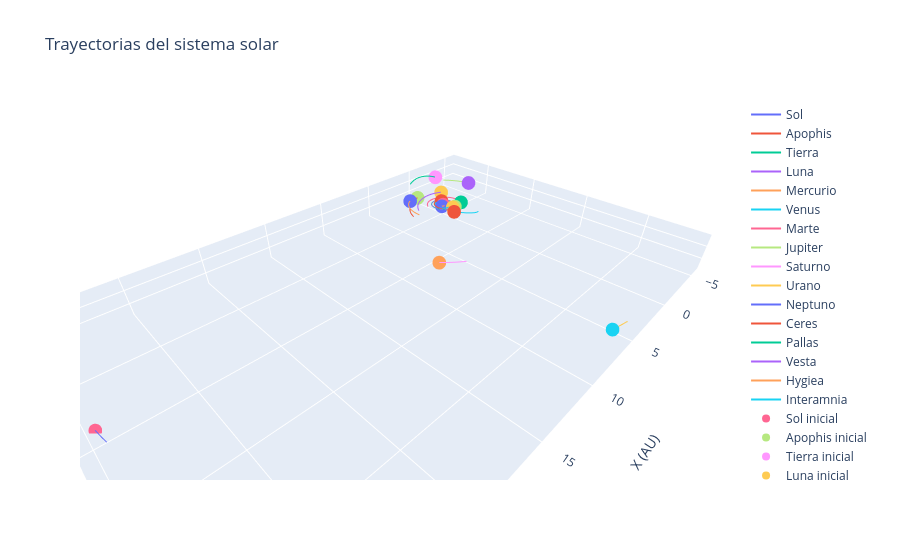

Notebook code cell kept with this figure:
### Code cell
# Gráfica 3d para el sistema Solar

fig = go.Figure()

for i in range(cuerpos):
    fig.add_trace(go.Scatter3d(x=rs[i, :, 0], y=rs[i, :, 1], z=rs[i, :, 2], mode='lines', name=f'{["Sol", "Apophis", "Tierra", "Luna", "Mercurio", "Venus", "Marte", "Jupiter", "Saturno", "Urano", "Neptuno", "Ceres", "Pallas", "Vesta", "Hygiea", "Interamnia"][i]}'))

# Initial positions
for i in range(cuerpos):
    fig.add_trace(go.Scatter3d(x=[rs[i, 0, 0]], y=[rs[i, 0, 1]], z=[rs[i, 0, 2]], mode='markers', name=f'{["Sol", "Apophis", "Tierra", "Luna", "Mercurio", "Venus", "Marte", "Jupiter", "Saturno", "Urano", "Neptuno", "Ceres", "Pallas", "Vesta", "Hygiea", "Interamnia"][i]} inicial'))

fig.update_layout(title='Trayectorias del sistema solar', scene=dict(xaxis_title='X (AU)', yaxis_title='Y (AU)', zaxis_title='Z (AU)'))
fig.update_layout(scene=dict(aspectmode='data'))
fig.show()

### Figure 1 — Plotly figure (JSON) as saved in the notebook; plotly's stock layout.template omitted (floating-point values rounded to 4 significant figures; data arrays with more than 128 entries replaced by an {"elided": "..."} marker saying what was removed)
{"data": [{"mode": "lines", "name": "Sol", "type": "scatter3d", "x": {"elided": "1500 float values"}, "y": {"elided": "1500 float values"}, "z": {"elided": "1500 float values"}}, {"mode": "lines", "name": "Apophis", "type": "scatter3d", "x": {"elided": "1500 float values"}, "y": {"elided": "1500 float values"}, "z": {"elided": "1500 float values"}}, {"mode": "lines", "name": "Tierra", "type": "scatter3d", "x": {"elided": "1500 float values"}, "y": {"elided": "1500 float values"}, "z": {"elided": "1500 float values"}}, {"mode": "lines", "name": "Luna", "type": "scatter3d", "x": {"elided": "1500 float values"}, "y": {"elided": "1500 float values"}, "z": {"elided": "1500 float values"}}, {"mode": "lines", "name": "Mercurio", "type": "scatter3d", "x": {"elided": "1500 float values"}, "y": {"elided": "1500 float values"}, "z": {"elided": "1500 float values"}}, {"mode": "lines", "name": "Venus", "type": "scatter3d", "x": {"elided": "1500 float values"}, "y": {"elided": "1500 float values"}, "z": {"elided": "1500 float values"}}, {"mode": "lines", "name": "Marte", "type": "scatter3d", "x": {"elided": "1500 float values"}, "y": {"elided": "1500 float values"}, "z": {"elided": "1500 float values"}}, {"mode": "lines", "name": "Jupiter", "type": "scatter3d", "x": {"elided": "1500 float values"}, "y": {"elided": "1500 float values"}, "z": {"elided": "1500 float values"}}, {"mode": "lines", "name": "Saturno", "type": "scatter3d", "x": {"elided": "1500 float values"}, "y": {"elided": "1500 float values"}, "z": {"elided": "1500 float values"}}, {"mode": "lines", "name": "Urano", "type": "scatter3d", "x": {"elided": "1500 float values"}, "y": {"elided": "1500 float values"}, "z": {"elided": "1500 float values"}}, {"mode": "lines", "name": "Neptuno", "type": "scatter3d", "x": {"elided": "1500 float values"}, "y": {"elided": "1500 float values"}, "z": {"elided": "1500 float values"}}, {"mode": "lines", "name": "Ceres", "type": "scatter3d", "x": {"elided": "1500 float values"}, "y": {"elided": "1500 float values"}, "z": {"elided": "1500 float values"}}, {"mode": "lines", "name": "Pallas", "type": "scatter3d", "x": {"elided": "1500 float values"}, "y": {"elided": "1500 float values"}, "z": {"elided": "1500 float values"}}, {"mode": "lines", "name": "Vesta", "type": "scatter3d", "x": {"elided": "1500 float values"}, "y": {"elided": "1500 float values"}, "z": {"elided": "1500 float values"}}, {"mode": "lines", "name": "Hygiea", "type": "scatter3d", "x": {"elided": "1500 float values"}, "y": {"elided": "1500 float values"}, "z": {"elided": "1500 float values"}}, {"mode": "lines", "name": "Interamnia", "type": "scatter3d", "x": {"elided": "1500 float values"}, "y": {"elided": "1500 float values"}, "z": {"elided": "1500 float values"}}, {"mode": "markers", "name": "Sol inicial", "type": "scatter3d", "x": [0.001231], "y": [-0.00138], "z": [3.119e-05]}, {"mode": "markers", "name": "Apophis inicial", "type": "scatter3d", "x": [-0.5426], "y": [0.9107], "z": [-0.06159]}, {"mode": "markers", "name": "Tierra inicial", "type": "scatter3d", "x": [-0.1758], "y": [0.9642], "z": [-5.751e-07]}, {"mode": "markers", "name": "Luna inicial", "type": "scatter3d", "x": [-0.1765], "y": [0.9667], "z": [-3.419e-06]}, {"mode": "markers", "name": "Mercurio inicial", "type": "scatter3d", "x": [0.3072], "y": [0.1263], "z": [-0.01734]}, {"mode": "markers", "name": "Venus inicial", "type": "scatter3d", "x": [-0.4298], "y": [-0.5837], "z": [0.01702]}, {"mode": "markers", "name": "Marte inicial", "type": "scatter3d", "x": [-1.407], "y": [0.8804], "z": [0.05313]}, {"mode": "markers", "name": "Jupiter inicial", "type": "scatter3d", "x": [-5.277], "y": [-1.366], "z": [0.1238]}, {"mode": "markers", "name": "Saturno inicial", "type": "scatter3d", "x": [7.083], "y": [5.865], "z": [-0.384]}, {"mode": "markers", "name": "Urano inicial", "type": "scatter3d", "x": [5.922], "y": [18.36], "z": [-0.00851]}, {"mode": "markers", "name": "Neptuno inicial", "type": "scatter3d", "x": [29.59], "y": [3.961], "z": [-0.7635]}, {"mode": "markers", "name": "Ceres inicial", "type": "scatter3d", "x": [0.3117], "y": [-2.858], "z": [-0.1479]}, {"mode": "markers", "name": "Pallas inicial", "type": "scatter3d", "x": [-1.258], "y": [-2.151], "z": [1.598]}, {"mode": "markers", "name": "Vesta inicial", "type": "scatter3d", "x": [-1.486], "y": [-1.567], "z": [0.2276]}, {"mode": "markers", "name": "Hygiea inicial", "type": "scatter3d", "x": [1.654], "y": [-2.494], "z": [0.07012]}, {"mode": "markers", "name": "Interamnia inicial", "type": "scatter3d", "x": [1.28], "y": [2.311], "z": [0.5192]}], "layout": {"scene": {"aspectmode": "data", "xaxis": {"title": {"text": "X (AU)"}}, "yaxis": {"title": {"text": "Y (AU)"}}, "zaxis": {"title": {"text": "Z (AU)"}}}, "title": {"text": "Trayectorias del sistema solar"}}}
